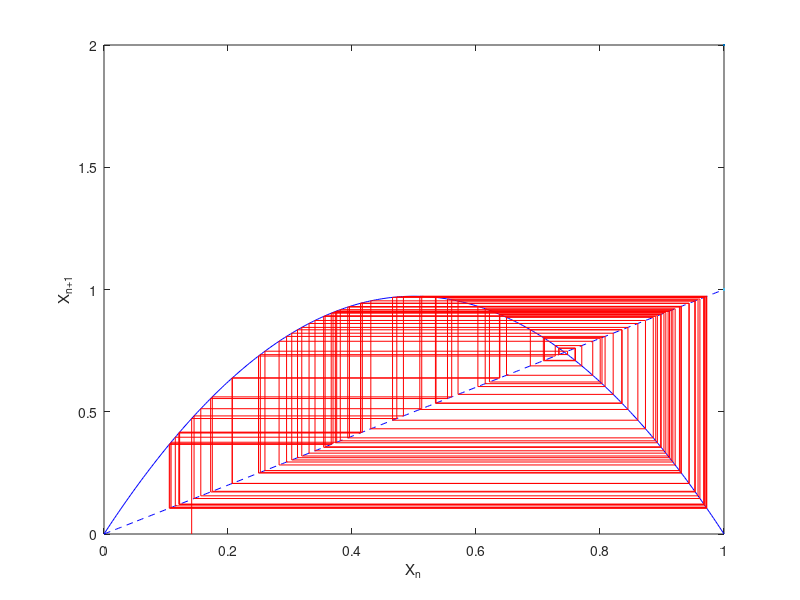

This figure's MATLAB source:
clear all, close all, clc

x=linspace(0,1,300);
mu=3.89;

z(1)=0.1414;
z0=z(1);

for i = 1:300
    y(i)=mu*x(i)*(1-x(i));
end

plot(x,y,'-b',x,x,'--b',LineWidth=2)
hold on

for i = 1:101
    z(i+1)=mu*z(i)*(1-z(i));
end

plot([z0 z0],[0 mu*z0*(1-z0)],'r',LineWidth=1)

for i = 1:100
    plot([z(i) z(i+1)],[z(i+1) z(i+1)],'r',LineWidth=1)
    hold on
    plot([z(i+1) z(i+1)],[z(i+1) z(i+2)],'r',LineWidth=1)
end
xlabel('X_n')
ylabel('X_{n+1}')